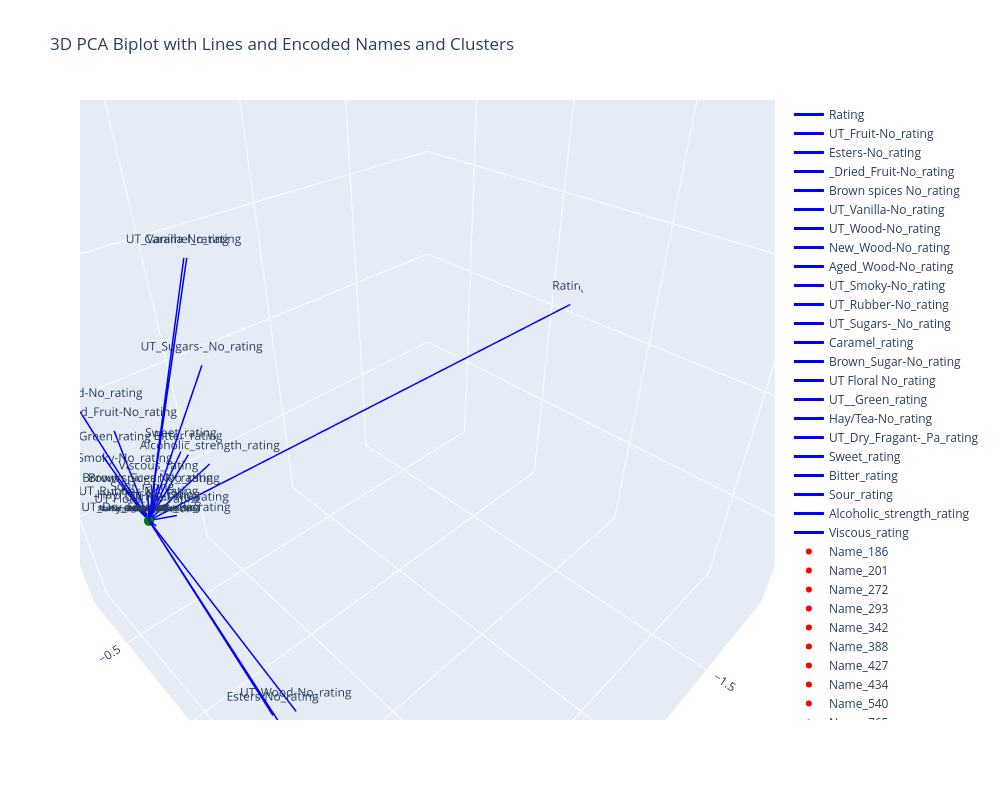

The notebook cell saved with this chart:
### Code cell
import pandas as pd
import numpy as np
from sklearn.decomposition import PCA
import plotly.graph_objects as go

# Step 1: Load Data
data = pd.read_csv(r"D:\CRG\Diageo\biplot_data.csv")

# Step 2: One-hot Encode 'Name' and 'Cluster'
name_encoded = pd.get_dummies(data['Name'], prefix='Name')
cluster_encoded = pd.get_dummies(data['Cluster'], prefix='Cluster')

# Combine encoded columns with the original data (excluding the original 'Name' and 'Cluster')
data_encoded = pd.concat([data.drop(['Name', 'Cluster'], axis=1), name_encoded, cluster_encoded], axis=1)

# Step 3: Summarize Data by averaging the flavor values for each 'Cluster' and 'Name'
summary_data = data_encoded.groupby(list(name_encoded.columns) + list(cluster_encoded.columns)).mean().reset_index()

# Step 4: Perform PCA
flavor_columns = summary_data.columns[len(name_encoded.columns) + len(cluster_encoded.columns):]  # Flavor columns
pca = PCA(n_components=3)
pca_result = pca.fit_transform(summary_data[flavor_columns])

# Add PCA results to the dataframe
summary_data['PC1'] = pca_result[:, 0]
summary_data['PC2'] = pca_result[:, 1]
summary_data['PC3'] = pca_result[:, 2]

# Step 5: Calculate Component Directions (Lines)
loadings = pca.components_.T  # Shape: (n_features, n_components)
scaling_factor = 2  # Length of the lines

# Step 6: 3D Biplot with Lines Only
fig = go.Figure()

# Color settings for name, cluster, and flavor
name_color = 'red'
cluster_color = 'green'
flavor_color = 'blue'

# Add PCA vector lines (features/flavors)
for i, column in enumerate(flavor_columns):
    fig.add_trace(go.Scatter3d(
        x=[0, loadings[i, 0] * scaling_factor],  # Start at origin, end at scaled PCA component
        y=[0, loadings[i, 1] * scaling_factor],
        z=[0, loadings[i, 2] * scaling_factor],
        mode='lines+text',  # Lines and feature names
        line=dict(color=flavor_color, width=3),
        text=[None, column],  # Display flavor name at line end
        textposition='top center',
        name=column
    ))

# Add Names (encoded columns) in the PCA space
for i, column in enumerate(name_encoded.columns):
    fig.add_trace(go.Scatter3d(
        x=[0, 0],  # Points will be at the origin for this case
        y=[0, 0],
        z=[0, 0],
        mode='markers+text',
        marker=dict(size=6, color=name_color),  # Smaller marker size for names
        text=[column],  # Display the name at the marker
        textposition='top center',
        name=column,
        textfont=dict(size=8)  # Smaller font size for names
    ))

# Add Clusters (encoded columns) in the PCA space
for i, column in enumerate(cluster_encoded.columns):
    fig.add_trace(go.Scatter3d(
        x=[0, 0],  # Points will be at the origin for this case
        y=[0, 0],
        z=[0, 0],
        mode='markers+text',
        marker=dict(size=6, color=cluster_color),  # Smaller marker size for clusters
        text=[column],  # Display the cluster at the marker
        textposition='top center',
        name=column,
        textfont=dict(size=8)  # Smaller font size for clusters
    ))

# Increase plot size for better clarity
fig.update_layout(
    title="3D PCA Biplot with Lines and Encoded Names and Clusters",
    scene=dict(
        xaxis_title="Principal Component 1",
        yaxis_title="Principal Component 2",
        zaxis_title="Principal Component 3",
        aspectmode='manual',  # Control the aspect ratio
        aspectratio=dict(x=2, y=2, z=2),  # Adjust for a more spread-out plot
        camera=dict(
            eye=dict(x=1.5, y=1.5, z=1.5)  # Adjust the zoom level for a better view
        ),
    ),
    width=1000,  # Increase width of the plot
    height=800,  # Increase height of the plot
    showlegend=True  # Show legend for clarity
)

fig.show()

### Figure 1 — Plotly figure (JSON) as saved in the notebook; plotly's stock layout.template omitted (floating-point values rounded to 4 significant figures)
{"data": [{"line": {"color": "blue", "width": 3}, "mode": "lines+text", "name": "Rating", "text": [null, "Rating"], "textposition": "top center", "type": "scatter3d", "x": [0, -1.919], "y": [0, 0.135], "z": [0, 0.0694]}, {"line": {"color": "blue", "width": 3}, "mode": "lines+text", "name": "UT_Fruit-No_rating", "text": [null, "UT_Fruit-No_rating"], "textposition": "top center", "type": "scatter3d", "x": [0, -0.1937], "y": [0, -0.2898], "z": [0, -0.2897]}, {"line": {"color": "blue", "width": 3}, "mode": "lines+text", "name": "Esters-No_rating", "text": [null, "Esters-No_rating"], "textposition": "top center", "type": "scatter3d", "x": [0, -0.006928], "y": [0, 0.5395], "z": [0, -0.4012]}, {"line": {"color": "blue", "width": 3}, "mode": "lines+text", "name": "_Dried_Fruit-No_rating", "text": [null, "_Dried_Fruit-No_rating"], "textposition": "top center", "type": "scatter3d", "x": [0, -0.1214], "y": [0, -0.4575], "z": [0, 0.02867]}, {"line": {"color": "blue", "width": 3}, "mode": "lines+text", "name": "Brown spices No_rating", "text": [null, "Brown spices No_rating"], "textposition": "top center", "type": "scatter3d", "x": [0, -0.02187], "y": [0, -0.01494], "z": [0, 0.06964]}, {"line": {"color": "blue", "width": 3}, "mode": "lines+text", "name": "UT_Vanilla-No_rating", "text": [null, "UT_Vanilla-No_rating"], "textposition": "top center", "type": "scatter3d", "x": [0, -0.03164], "y": [0, 0.5072], "z": [0, 0.9541]}, {"line": {"color": "blue", "width": 3}, "mode": "lines+text", "name": "UT_Wood-No_rating", "text": [null, "UT_Wood-No_rating"], "textposition": "top center", "type": "scatter3d", "x": [0, -0.1731], "y": [0, 0.3709], "z": [0, -0.7349]}, {"line": {"color": "blue", "width": 3}, "mode": "lines+text", "name": "New_Wood-No_rating", "text": [null, "New_Wood-No_rating"], "textposition": "top center", "type": "scatter3d", "x": [0, -0.02558], "y": [0, 1.184], "z": [0, -0.8873]}, {"line": {"color": "blue", "width": 3}, "mode": "lines+text", "name": "Aged_Wood-No_rating", "text": [null, "Aged_Wood-No_rating"], "textposition": "top center", "type": "scatter3d", "x": [0, -0.113], "y": [0, -0.7387], "z": [0, -0.02586]}, {"line": {"color": "blue", "width": 3}, "mode": "lines+text", "name": "UT_Smoky-No_rating", "text": [null, "UT_Smoky-No_rating"], "textposition": "top center", "type": "scatter3d", "x": [0, -0.0472], "y": [0, -0.3513], "z": [0, -0.06483]}, {"line": {"color": "blue", "width": 3}, "mode": "lines+text", "name": "UT_Rubber-No_rating", "text": [null, "UT_Rubber-No_rating"], "textposition": "top center", "type": "scatter3d", "x": [0, -0.1471], "y": [0, -0.5308], "z": [0, -0.3859]}, {"line": {"color": "blue", "width": 3}, "mode": "lines+text", "name": "UT_Sugars-_No_rating", "text": [null, "UT_Sugars-_No_rating"], "textposition": "top center", "type": "scatter3d", "x": [0, -0.08786], "y": [0, 0.3731], "z": [0, 0.6467]}, {"line": {"color": "blue", "width": 3}, "mode": "lines+text", "name": "Caramel_rating", "text": [null, "Caramel_rating"], "textposition": "top center", "type": "scatter3d", "x": [0, -0.0296], "y": [0, 0.5231], "z": [0, 0.9593]}, {"line": {"color": "blue", "width": 3}, "mode": "lines+text", "name": "Brown_Sugar-No_rating", "text": [null, "Brown_Sugar-No_rating"], "textposition": "top center", "type": "scatter3d", "x": [0, -0.05736], "y": [0, -0.06687], "z": [0, 0.01569]}, {"line": {"color": "blue", "width": 3}, "mode": "lines+text", "name": "UT Floral No_rating", "text": [null, "UT Floral No_rating"], "textposition": "top center", "type": "scatter3d", "x": [0, -0.0004684], "y": [0, -0.001793], "z": [0, 0.01028]}, {"line": {"color": "blue", "width": 3}, "mode": "lines+text", "name": "UT__Green_rating", "text": [null, "UT__Green_rating"], "textposition": "top center", "type": "scatter3d", "x": [0, -0.04335], "y": [0, -0.3991], "z": [0, 0.0004213]}, {"line": {"color": "blue", "width": 3}, "mode": "lines+text", "name": "Hay/Tea-No_rating", "text": [null, "Hay/Tea-No_rating"], "textposition": "top center", "type": "scatter3d", "x": [0, -0.003914], "y": [0, 0.004454], "z": [0, 0.02866]}, {"line": {"color": "blue", "width": 3}, "mode": "lines+text", "name": "UT_Dry_Fragant-_Pa_rating", "text": [null, "UT_Dry_Fragant-_Pa_rating"], "textposition": "top center", "type": "scatter3d", "x": [0, -0.005599], "y": [0, 0.03273], "z": [0, -0.003561]}, {"line": {"color": "blue", "width": 3}, "mode": "lines+text", "name": "Sweet_rating", "text": [null, "Sweet_rating"], "textposition": "top center", "type": "scatter3d", "x": [0, -0.1893], "y": [0, -0.1076], "z": [0, 0.0935]}, {"line": {"color": "blue", "width": 3}, "mode": "lines+text", "name": "Bitter_rating", "text": [null, "Bitter_rating"], "textposition": "top center", "type": "scatter3d", "x": [0, -0.2444], "y": [0, -0.1881], "z": [0, 0.007666]}, {"line": {"color": "blue", "width": 3}, "mode": "lines+text", "name": "Sour_rating", "text": [null, "Sour_rating"], "textposition": "top center", "type": "scatter3d", "x": [0, -0.01351], "y": [0, -0.06063], "z": [0, 0.01348]}, {"line": {"color": "blue", "width": 3}, "mode": "lines+text", "name": "Alcoholic_strength_rating", "text": [null, "Alcoholic_strength_rating"], "textposition": "top center", "type": "scatter3d", "x": [0, -0.2863], "y": [0, -0.1362], "z": [0, -0.02573]}, {"line": {"color": "blue", "width": 3}, "mode": "lines+text", "name": "Viscous_rating", "text": [null, "Viscous_rating"], "textposition": "top center", "type": "scatter3d", "x": [0, -0.07556], "y": [0, -0.05641], "z": [0, 0.0601]}, {"marker": {"color": "red", "size": 6}, "mode": "markers+text", "name": "Name_186", "text": ["Name_186"], "textfont": {"size": 8}, "textposition": "top center", "type": "scatter3d", "x": [0, 0], "y": [0, 0], "z": [0, 0]}, {"marker": {"color": "red", "size": 6}, "mode": "markers+text", "name": "Name_201", "text": ["Name_201"], "textfont": {"size": 8}, "textposition": "top center", "type": "scatter3d", "x": [0, 0], "y": [0, 0], "z": [0, 0]}, {"marker": {"color": "red", "size": 6}, "mode": "markers+text", "name": "Name_272", "text": ["Name_272"], "textfont": {"size": 8}, "textposition": "top center", "type": "scatter3d", "x": [0, 0], "y": [0, 0], "z": [0, 0]}, {"marker": {"color": "red", "size": 6}, "mode": "markers+text", "name": "Name_293", "text": ["Name_293"], "textfont": {"size": 8}, "textposition": "top center", "type": "scatter3d", "x": [0, 0], "y": [0, 0], "z": [0, 0]}, {"marker": {"color": "red", "size": 6}, "mode": "markers+text", "name": "Name_342", "text": ["Name_342"], "textfont": {"size": 8}, "textposition": "top center", "type": "scatter3d", "x": [0, 0], "y": [0, 0], "z": [0, 0]}, {"marker": {"color": "red", "size": 6}, "mode": "markers+text", "name": "Name_388", "text": ["Name_388"], "textfont": {"size": 8}, "textposition": "top center", "type": "scatter3d", "x": [0, 0], "y": [0, 0], "z": [0, 0]}, {"marker": {"color": "red", "size": 6}, "mode": "markers+text", "name": "Name_427", "text": ["Name_427"], "textfont": {"size": 8}, "textposition": "top center", "type": "scatter3d", "x": [0, 0], "y": [0, 0], "z": [0, 0]}, {"marker": {"color": "red", "size": 6}, "mode": "markers+text", "name": "Name_434", "text": ["Name_434"], "textfont": {"size": 8}, "textposition": "top center", "type": "scatter3d", "x": [0, 0], "y": [0, 0], "z": [0, 0]}, {"marker": {"color": "red", "size": 6}, "mode": "markers+text", "name": "Name_540", "text": ["Name_540"], "textfont": {"size": 8}, "textposition": "top center", "type": "scatter3d", "x": [0, 0], "y": [0, 0], "z": [0, 0]}, {"marker": {"color": "red", "size": 6}, "mode": "markers+text", "name": "Name_765", "text": ["Name_765"], "textfont": {"size": 8}, "textposition": "top center", "type": "scatter3d", "x": [0, 0], "y": [0, 0], "z": [0, 0]}, {"marker": {"color": "red", "size": 6}, "mode": "markers+text", "name": "Name_Antiquity Blue (109)", "text": ["Name_Antiquity Blue (109)"], "textfont": {"size": 8}, "textposition": "top center", "type": "scatter3d", "x": [0, 0], "y": [0, 0], "z": [0, 0]}, {"marker": {"color": "red", "size": 6}, "mode": "markers+text", "name": "Name_Blenders Pride (565)", "text": ["Name_Blenders Pride (565)"], "textfont": {"size": 8}, "textposition": "top center", "type": "scatter3d", "x": [0, 0], "y": [0, 0], "z": [0, 0]}, {"marker": {"color": "red", "size": 6}, "mode": "markers+text", "name": "Name_Chivas 12(943)", "text": ["Name_Chivas 12(943)"], "textfont": {"size": 8}, "textposition": "top center", "type": "scatter3d", "x": [0, 0], "y": [0, 0], "z": [0, 0]}, {"marker": {"color": "red", "size": 6}, "mode": "markers+text", "name": "Name_Oaksmith Gold (436)", "text": ["Name_Oaksmith Gold (436)"], "textfont": {"size": 8}, "textposition": "top center", "type": "scatter3d", "x": [0, 0], "y": [0, 0], "z": [0, 0]}, {"marker": {"color": "red", "size": 6}, "mode": "markers+text", "name": "Name_Signature Rare(582)", "text": ["Name_Signature Rare(582)"], "textfont": {"size": 8}, "textposition": "top center", "type": "scatter3d", "x": [0, 0], "y": [0, 0], "z": [0, 0]}, {"marker": {"color": "green", "size": 6}, "mode": "markers+text", "name": "Cluster_0", "text": ["Cluster_0"], "textfont": {"size": 8}, "textposition": "top center", "type": "scatter3d", "x": [0, 0], "y": [0, 0], "z": [0, 0]}, {"marker": {"color": "green", "size": 6}, "mode": "markers+text", "name": "Cluster_1", "text": ["Cluster_1"], "textfont": {"size": 8}, "textposition": "top center", "type": "scatter3d", "x": [0, 0], "y": [0, 0], "z": [0, 0]}, {"marker": {"color": "green", "size": 6}, "mode": "markers+text", "name": "Cluster_2", "text": ["Cluster_2"], "textfont": {"size": 8}, "textposition": "top center", "type": "scatter3d", "x": [0, 0], "y": [0, 0], "z": [0, 0]}, {"marker": {"color": "green", "size": 6}, "mode": "markers+text", "name": "Cluster_3", "text": ["Cluster_3"], "textfont": {"size": 8}, "textposition": "top center", "type": "scatter3d", "x": [0, 0], "y": [0, 0], "z": [0, 0]}], "layout": {"height": 800, "scene": {"aspectmode": "manual", "aspectratio": {"x": 2, "y": 2, "z": 2}, "camera": {"eye": {"x": 1.5, "y": 1.5, "z": 1.5}}, "xaxis": {"title": {"text": "Principal Component 1"}}, "yaxis": {"title": {"text": "Principal Component 2"}}, "zaxis": {"title": {"text": "Principal Component 3"}}}, "showlegend": true, "title": {"text": "3D PCA Biplot with Lines and Encoded Names and Clusters"}, "width": 1000}}
